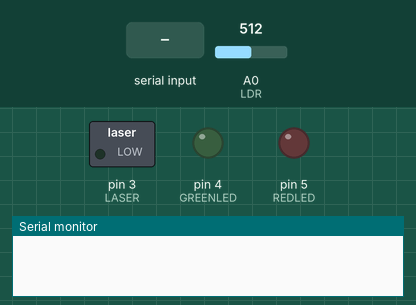
Bench run of a sketch on a simulated Arduino Uno, built with avr-gcc and run on an emulated ATmega328P. Shown: switched loads named in the sketch (green lamp = pin HIGH), output pins drawn as LEDs (lit = HIGH), the last lines printed to the serial monitor. The test bench sets the inputs (shaded band); at power-on: A0 (LDR) = 512.

Above: at 1.2 s.
1.3 s: "1" received over Serial
At 3.8 s:
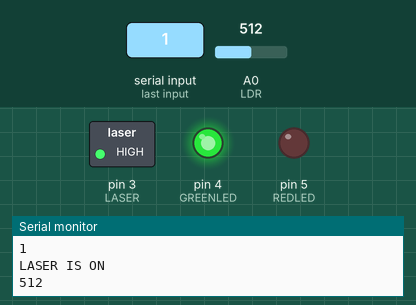
4.3 s: "0" received over Serial
At 6.5 s:
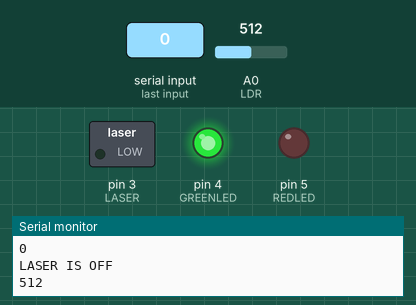
6.8 s: "1" received over Serial
At 9.2 s:
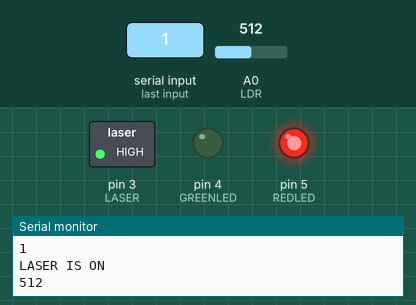
9.8 s: "0" received over Serial
At 12.6 s:
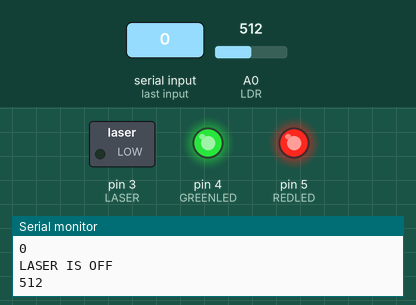
Timing chart, 0 to 13.8 s (numbered marks = the images above; inputs shaded):
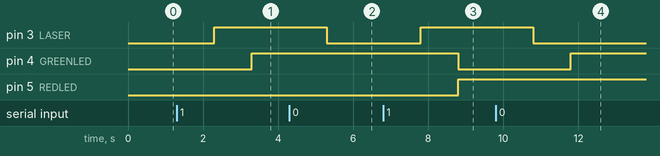

Measured:
- after the input at 1.3 s, pin 3 (LASER): LOW → HIGH after 1.0 s; pin 4 (GREENLED): LOW → HIGH after 2.0 s
- after the input at 4.3 s, pin 3 (LASER): HIGH → LOW after 1.0 s
- after the input at 6.8 s, pin 3 (LASER): LOW → HIGH after 1.0 s; pin 4 (GREENLED): HIGH → LOW after 2.0 s; pin 5 (REDLED): LOW → HIGH after 2.0 s
- after the input at 9.8 s, pin 3 (LASER): HIGH → LOW after 1.0 s; pin 4 (GREENLED): LOW → HIGH after 2.0 s

The sketch:

SteadyStateMachineChecker.ino
```cpp
#define LDR A0 // pin where we connected the LDR and the resistor
#define LASER 3
#define GREENLED 4
#define REDLED 5


void setup() {
  pinMode(LASER,OUTPUT);
  pinMode(GREENLED,OUTPUT);
  pinMode(REDLED,OUTPUT);
  pinMode(LDR,INPUT);
  digitalWrite(LASER,LOW);
  digitalWrite(GREENLED,LOW);
  digitalWrite(REDLED,LOW);
  Serial.begin(9600); // sets serial port for communication
}

void loop() {
  if (Serial.available() > 0) {  // read i\p from serial
      output(Serial.readString());  // send i\p serial to output
  }
}

void output(String str){
  for(int i=0;i< str.length();i++){
    Serial.println(str[i]);
    if(str[i] == '1'){                     // if the i\p serial = 1
      digitalWrite(LASER,HIGH);
      delay(1000);
      Serial.println("LASER IS ON");
      if (SSMachine(1)==readSensor(1)){    // if the o\p of the SSMachine (actual op) = the o\p of the readSensor (SSMachine op)
        digitalWrite(GREENLED,HIGH);       //turn the green led on
      }
      else {
        digitalWrite(GREENLED,LOW);        //else turn the green led off and turn the red led on
        digitalWrite(REDLED,HIGH);
        return;                            //end the program
      }
    }
    else if(str[i] == '0') {               // if the i\p serial = 0
      digitalWrite(LASER,LOW);
      delay(1000);
      Serial.println("LASER IS OFF");
       if (SSMachine(0)==readSensor(0)){   // if the o\p of the SSMachine (actual op) = the o\p of the readSensor (SSMachine op)
        digitalWrite(GREENLED,HIGH);       //turn the green led on
      }
      else {
        digitalWrite(GREENLED,LOW);        //else turn the green led off and turn the red led on
        digitalWrite(REDLED,HIGH);
        return;                            //end the program
      }
    }
  }
}
int SSMachine(int s){
  static char currentState = 'A';
  if (currentState == 'A'){
    if (s == 0)
      return 0;
    else {
      currentState = 'B';
       return 0;
    }
  }
   else if (currentState == 'B'){
    if (s==0)
      return 0;
    else {
        currentState == 'A';
        return 1;
      }
  }
}
int readSensor(int s){
  int LDRValue = 0;                       // result of reading the analog pin
  LDRValue = analogRead(LDR);             // read the value from the LDR
  Serial.println(LDRValue);               // print the value to the serial port
  if(LDRValue<=900&&LDRValue>=800)
    return 1;
  else
    return 0;
}
```
